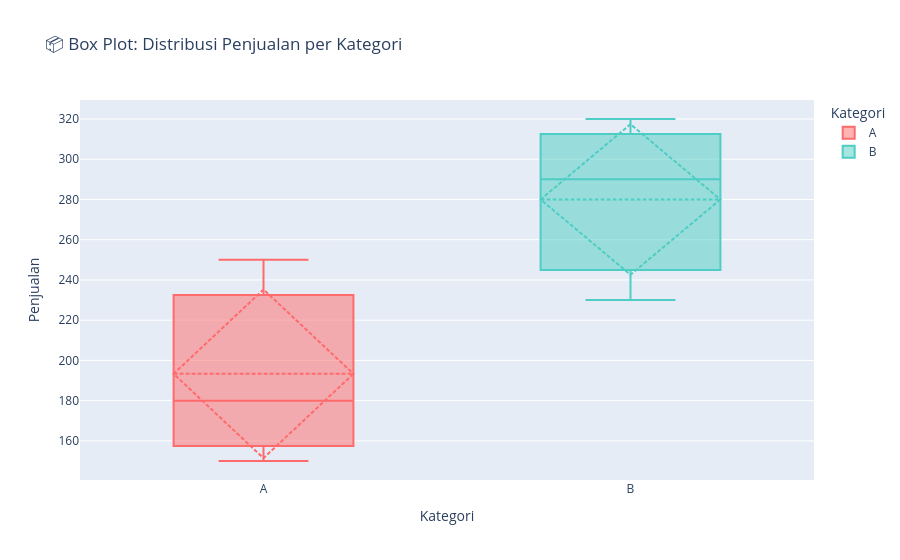

Notebook source saved alongside this figure:
### Markdown cell above
## Contoh 7: Box Plot untuk Analisis Statistik

### Code cell
# Box plot untuk melihat distribusi dan outlier
fig_box = px.box(df, x='Kategori', y='Penjualan',
                 title='📦 Box Plot: Distribusi Penjualan per Kategori',
                 color='Kategori',
                 color_discrete_map={'A': '#FF6B6B', 'B': '#4ECDC4'})

fig_box.update_traces(boxmean='sd')  # Tampilkan mean dan std dev
fig_box.show()

### Figure 1 — Plotly figure (JSON) as saved in the notebook; plotly's stock layout.template omitted (floating-point values rounded to 4 significant figures)
{"data": [{"alignmentgroup": "True", "boxmean": "sd", "hovertemplate": "Kategori=%{x}<br>Penjualan=%{y}<extra></extra>", "legendgroup": "A", "marker": {"color": "#FF6B6B"}, "name": "A", "notched": false, "offsetgroup": "A", "orientation": "v", "showlegend": true, "type": "box", "x": ["A", "A", "A"], "x0": " ", "xaxis": "x", "y": [150, 180, 250], "y0": " ", "yaxis": "y"}, {"alignmentgroup": "True", "boxmean": "sd", "hovertemplate": "Kategori=%{x}<br>Penjualan=%{y}<extra></extra>", "legendgroup": "B", "marker": {"color": "#4ECDC4"}, "name": "B", "notched": false, "offsetgroup": "B", "orientation": "v", "showlegend": true, "type": "box", "x": ["B", "B", "B"], "x0": " ", "xaxis": "x", "y": [230, 290, 320], "y0": " ", "yaxis": "y"}], "layout": {"boxmode": "overlay", "legend": {"title": {"text": "Kategori"}, "tracegroupgap": 0}, "title": {"text": "📦 Box Plot: Distribusi Penjualan per Kategori"}, "xaxis": {"anchor": "y", "categoryarray": ["A", "B"], "categoryorder": "array", "domain": [0, 1], "title": {"text": "Kategori"}}, "yaxis": {"anchor": "x", "domain": [0, 1], "title": {"text": "Penjualan"}}}}
